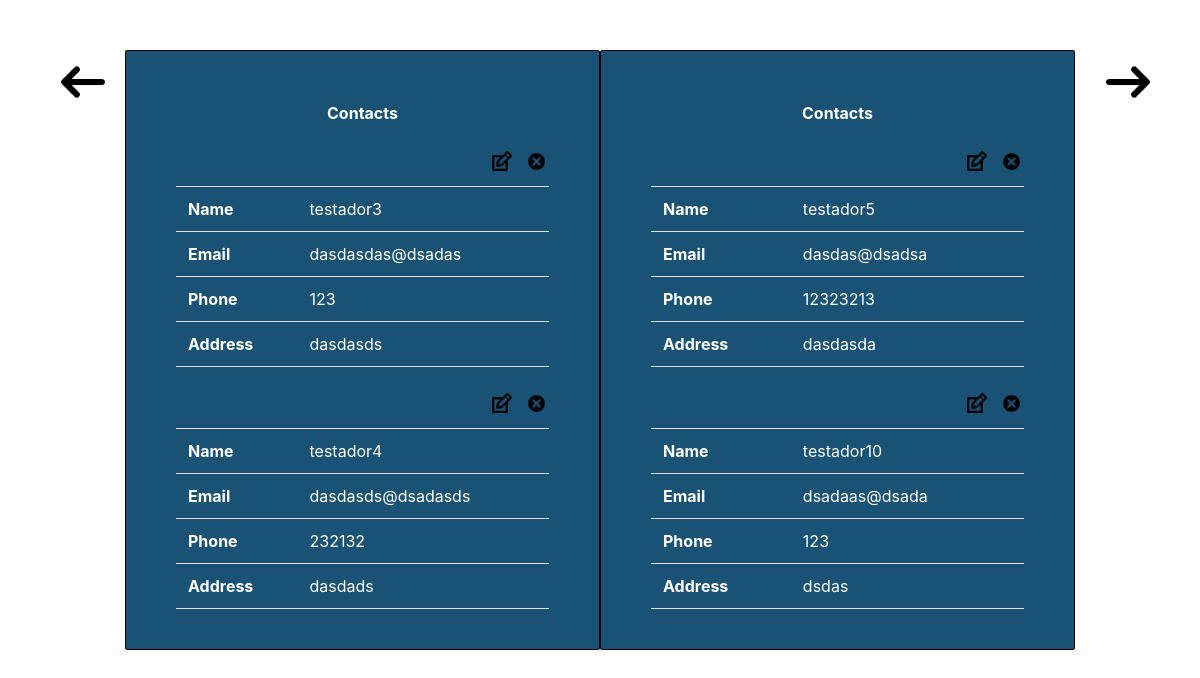
The app's page /contacts.php?p=2 with its own data.
### tables this page shows
CREATE TABLE IF NOT EXISTS `contact` (
  `id` int(11) NOT NULL AUTO_INCREMENT,
  `name` varchar(30) NOT NULL,
  `email` varchar(30) DEFAULT NULL,
  `address` varchar(200) DEFAULT NULL,
  `phone` varchar(30) DEFAULT NULL,
  PRIMARY KEY (`id`)
);

### contacts.php (the view, shortened to what this page needs)
<?php
require 'remove_contact.php';
$contact_per_page = 2;
$pg = 1;
if(isset($_GET['p']) && !empty($_GET['p'])) {
    $pg = addslashes($_GET['p']);
}
$p = ($pg - 1) * $contact_per_page;
function getMaxPage() {
    global $pdo;
    global $contact_per_page;
    $sql = "SELECT COUNT(*) AS num FROM contact";
    if(isset($_GET['search']) && !empty($_GET['search'])) {
        $search = addslashes($_GET['search']);
        $search = '%'.$search.'%';
        $sql.= " WHERE name LIKE ?";
        $sql = $pdo->prepare($sql);
        $sql->execute(array($search));
    } else {
        $sql = $pdo->query($sql);
    }
    $sql = $sql->fetch();
    $num = intval($sql['num']);
    return ceil($num/$contact_per_page);
}
function getContactsPerPage($page = 0) {
    global $pdo;
    global $contact_per_page;
    $sql = "SELECT * FROM contact";
    if(isset($_GET['search']) && !empty($_GET['search'])) {
        $search = addslashes($_GET['search']);
        $search = '%'.$search.'%';
        $sql.= " WHERE name LIKE ?";
        $sql.= " LIMIT $page, $contact_per_page";
        $sql = $pdo->prepare($sql);
        $sql->execute(array($search));
    } else {
        $sql.= " LIMIT $page, $contact_per_page";
        $sql = $pdo->query($sql);
    }
    $contacts = $sql->fetchAll();
    return $contacts;
}
function showContacts($contacts) {
    if(count($contacts) > 0) {
        echo '<strong>Contacts</strong><br/><br/>';
        echo '<div id="contatos">';
        echo '<table class="table borderless" width="100%">';
        foreach($contacts as $contact) {
            echo '<tr class="controls"><td colspan="2"><a href="contacts.php?remove=true&id='.$contact['id'].'"><img src="images/delete.png"></a><a href="contacts.php?edit=true&id='.$contact['id'].'"><img src="images/edit.png"/></a></td></tr>';
            echo '<tr><th>Name</th><td>'.$contact['name'].'</td></tr>';
            echo '<tr><th>Email</th><td>'.$contact['email'].'</td></tr>';
            echo '<tr><th>Phone</th><td>'.$contact['phone'].'</td></tr>';
            echo '<tr><th>Address</th> <td>'.$contact['address'].'</td></tr>';
            echo '<tr class="space"><td colspan="2"></td></tr>';
        }
        echo '</table>';
        echo '</div>';
    }
}
?>
<!DOCTYPE html/>
<html>
<head>
    <link rel="stylesheet" href="https://maxcdn.bootstrapcdn.com/bootstrap/4.0.0-beta/css/bootstrap.min.css">
    <link rel="stylesheet" type="text/css" href="css/style.css"/>
</head>
<body>
    <div class="container">
        <div class="row main-area">
            <div class="col-md-1">
            <?php if(!$p==0 && !isset($_GET['search'])):?>
                <a href="?p=<?php if($pg>1){echo $pg-$contact_per_page;}?>" class="btn btn-default btn-back"><img width="50px" src="images/back.png"/></a>
            <?php elseif(isset($_GET['search']) && $pg>1):?>
                <a href="<?php echo "?search=".$_GET['search'].'&p='.($pg-$contact_per_page);?>" class="btn btn-default btn-back"><img width="50px" src="images/back.png"/></a>
            <?php elseif(!$_GET || (isset($_GET['p']) && $_GET['p'] == 0)): ?>
                <a href="index.php" class="btn btn-default btn-back"><img width="50px" src="images/back.png"/></a>
            <?php else: ?>
                <a href="contacts.php" class="btn btn-default btn-home"><img width="50px" src="images/home.png"/></a>
            <?php endif?>
            </div>
            <div class="col-md-5 page1">
                <div class="agenda">
                    <?php
                    if(!empty($_GET['search'])) {
                        showContacts(getContactsPerPage($p));
                        $pg+=1;
                    } elseif($pg == 1 && empty($_GET['search'])) {
                        showMenu();
                    }
                    else {
                        showContacts(getContactsPerPage($p));
                    }
                    ?>
                </div>
            </div>
            <div class="col-md-5 page2">
                <div class="agenda">
                    <?php
                    if($pg <= getMaxPage() && !isset($_GET['edit'])){
                        if(!empty($_GET['search'])) {
                            showContacts(getContactsPerPage($p+$contact_per_page));
                            $pg+=1;
                        }
                        elseif($p == 0) {
                            showContacts(getContactsPerPage($p));
                        }
                         else {
                            showContacts(getContactsPerPage($p+$contact_per_page));
                            $pg+=1;
                        }
                    }
                    ?>
                </div>
            </div>
            <div class="col-md-1">
                <?php
                echo '<a href="contacts.php';
                if(isset($_GET['search'])){
                    echo "?search=".$_GET['search'].'&';
                    if($pg<=getMaxPage()){
                        echo 'p='.$pg;
                    } else {
                        echo 'p='.'0';
                    }
                }else {
                    echo '?';
                    if($pg<getMaxPage()){
                        echo 'p='.($pg+1);
                    } else {
                        echo 'p='.'0';
                    }
                }
                echo '" class="btn btn-default btn-foward">';
                ?>
                <img width="50px" src="images/back.png"/></a>
            </div>
        </div>
    </div>
</body>
</html>

### css/style.css (style rules this page uses)
body { color: #FFF; }
.main-area { margin-top: 50px; }
.agenda { background-color: #1a5276; border-radius: 2px; border: 1px solid black; padding: 50px; text-align: center; height: 600px; }
.page1, .page2 { padding:0; }
.borderless .controls td { border: none !important; padding: 0px; padding-bottom: .75rem; }
.controls img { width: 25px; float: right; margin-left: 10px; }
.space { height: 20px; }
.btn-foward img { transform: rotateY(180deg); }

### records on screen
contact: name "testador3", email "dasdasdas@dsadas", phone "123", address "dasdasds"
contact: name "testador4", email "dasdasds@dsadasds", phone "232132", address "dasdads"
contact: name "testador5", email "dasdas@dsadsa", phone "12323213", address "dasdasda"
contact: name "testador10", email "dsadaas@dsada", phone "123", address "dsdas"
